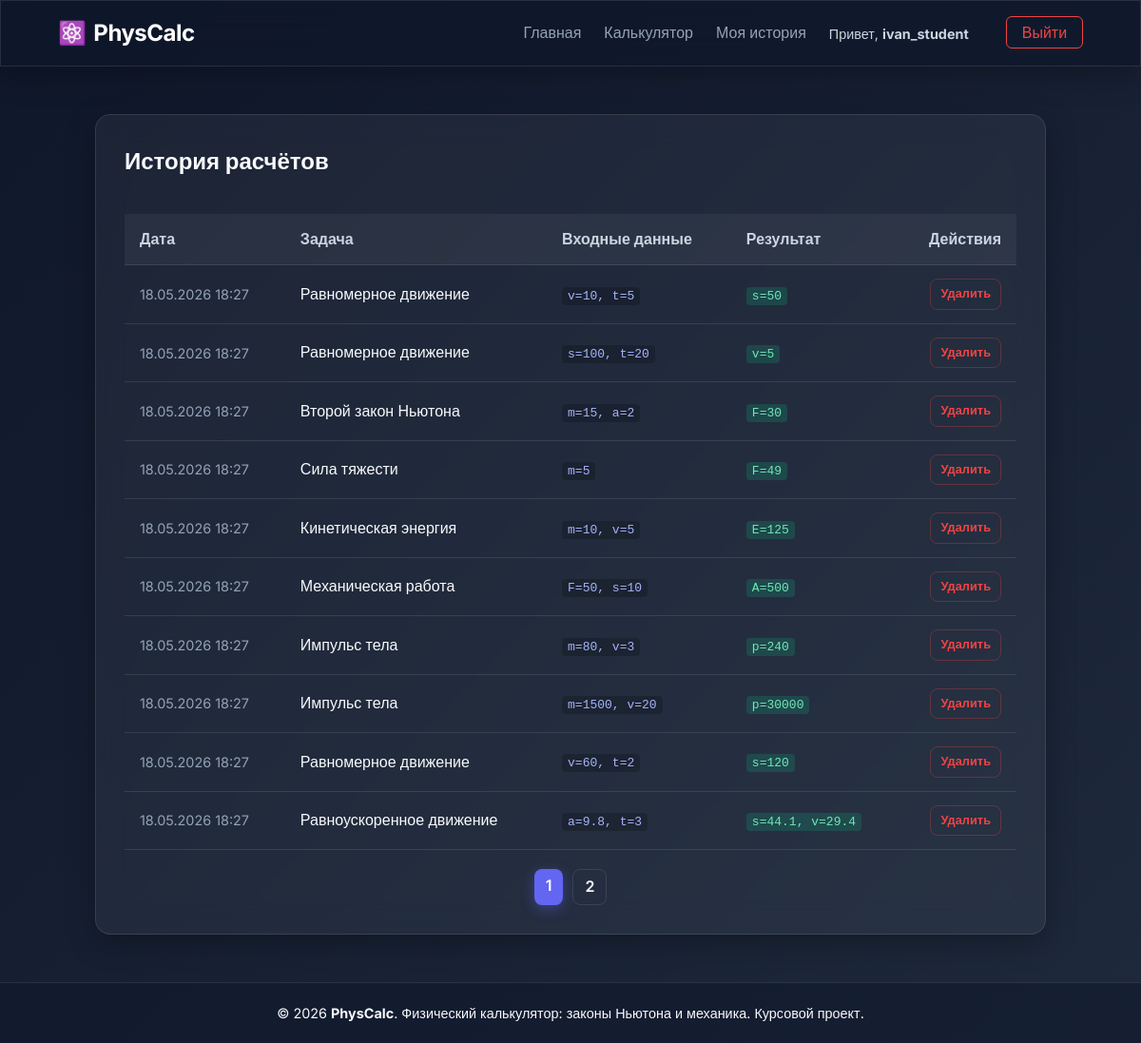
Screenshot of /history.php (signed in) with the database file from the repository.
### tables this page shows
CREATE TABLE IF NOT EXISTS calculations (
    id INT AUTO_INCREMENT PRIMARY KEY,
    user_id INT NOT NULL,
    problem_type_id INT NOT NULL,
    input_data JSON NOT NULL,
    result_data JSON NOT NULL,
    created_at TIMESTAMP DEFAULT CURRENT_TIMESTAMP,
    FOREIGN KEY (user_id) REFERENCES users(id) ON DELETE CASCADE,
    FOREIGN KEY (problem_type_id) REFERENCES problem_types(id) ON DELETE CASCADE
);

CREATE TABLE IF NOT EXISTS problem_types (
    id INT AUTO_INCREMENT PRIMARY KEY,
    category_id INT NOT NULL,
    name VARCHAR(100) NOT NULL,
    description TEXT,
    formula_text TEXT,
    formula_expression TEXT,
    input_fields JSON,
    output_fields JSON,
    sort_order INT DEFAULT 0,
    FOREIGN KEY (category_id) REFERENCES problem_categories(id) ON DELETE CASCADE
);

### history.php (the view, shortened to what this page needs)
<?php
require_once __DIR__ . '/includes/db.php';
$page = isset($_GET['page']) ? max(1, (int)$_GET['page']) : 1;
$limit = 10;
$offset = ($page - 1) * $limit;
$userId = $_SESSION['user_id'];
$countStmt = $pdo->prepare("SELECT COUNT(*) FROM calculations WHERE user_id = ?");
$countStmt->execute([$userId]);
$totalRecords = $countStmt->fetchColumn();
$totalPages = ceil($totalRecords / $limit);
$stmt = $pdo->prepare("
    SELECT c.*, pt.name as problem_name
    FROM calculations c
    JOIN problem_types pt ON c.problem_type_id = pt.id
    WHERE c.user_id = :user_id
    ORDER BY c.created_at DESC
    LIMIT :limit OFFSET :offset
");
$stmt->bindValue(':user_id', $userId, PDO::PARAM_INT);
$stmt->bindValue(':limit', $limit, PDO::PARAM_INT);
$stmt->bindValue(':offset', $offset, PDO::PARAM_INT);
$stmt->execute();
$history = $stmt->fetchAll();
require_once __DIR__ . '/includes/header.php';
?>
<div class="glass-panel" style="padding: 30px; width: 100%; max-width: 1000px; margin: 0 auto;">
    <h2 style="margin-bottom: 20px;">История расчётов</h2>
    <div style="overflow-x: auto;">
        <table class="glass-table">
            <thead>
                <tr>
                    <th>Дата</th>
                    <th>Задача</th>
                    <th>Входные данные</th>
                    <th>Результат</th>
                    <th style="text-align: right;">Действия</th>
                </tr>
            </thead>
            <tbody>
                <?php if (empty($history)): ?>
                    <tr><td colspan="5" style="text-align: center;">История пуста. Сделайте свой первый расчёт!</td></tr>
                <?php else: ?>
                    <?php foreach ($history as $row):
                        $inputs = json_decode($row['input_data'], true) ?? [];
                        $results = json_decode($row['result_data'], true) ?? [];
                        $inStr = [];
                        foreach($inputs as $k => $v) $inStr[] = "{$k}={$v}";
                        $outStr = [];
                        foreach($results as $k => $v) $outStr[] = "{$k}=" . round($v, 4);
                    ?>
                        <tr>
                            <td style="font-size: 0.9rem; color: var(--text-secondary);"><?= date('d.m.Y H:i', strtotime($row['created_at'])) ?></td>
                            <td style="font-weight: 500;"><?= htmlspecialchars($row['problem_name']) ?></td>
                            <td><code style="background: rgba(0,0,0,0.2);"><?= implode(', ', $inStr) ?></code></td>
                            <td><code style="background: rgba(16, 185, 129, 0.2); color: #6ee7b7;"><?= implode(', ', $outStr) ?></code></td>
                            <td style="text-align: right;">
                                <a href="/history.php?delete=<?= $row['id'] ?>" class="btn btn-secondary" style="padding: 5px 10px; font-size: 0.8rem; color: #ef4444; border-color: rgba(239, 68, 68, 0.3);" onclick="return confirm('Удалить этот расчёт?');">Удалить</a>
                            </td>
                        </tr>
                    <?php endforeach; ?>
                <?php endif; ?>
            </tbody>
        </table>
    </div>
    <?php if ($totalPages > 1): ?>
        <div class="pagination" style="display: flex; justify-content: center; gap: 10px; margin-top: 20px;">
            <?php for ($i = 1; $i <= $totalPages; $i++): ?>
                <a href="/history.php?page=<?= $i ?>" class="btn <?= $i === $page ? 'btn-primary' : 'btn-secondary' ?>" style="padding: 5px 12px;"><?= $i ?></a>
            <?php endfor; ?>
        </div>
    <?php endif; ?>
</div>
<?php require_once __DIR__ . '/includes/footer.php'; ?>

### includes/header.php (shortened to what this page needs)
<?php
$isLoggedIn = isset($_SESSION['user_id']);
$username = $isLoggedIn ? htmlspecialchars($_SESSION['username']) : '';
?>
<!DOCTYPE html>
<html lang="ru">
<head>
    <link rel="stylesheet" href="/css/style.css">
</head>
<body>
    <header class="main-header glass-panel">
        <div class="container header-container">
            <h1 class="logo">
                <a href="/">
                    <span class="icon">⚛️</span> PhysCalc
                </a>
            </h1>
            <nav class="main-nav">
                <ul>
                    <li><a href="/">Главная</a></li>
                    <li><a href="/calculator.php">Калькулятор</a></li>
                    <?php if ($isLoggedIn): ?>
                        <li><a href="/history.php">Моя история</a></li>
                    <?php endif; ?>
                    <?php if ($isLoggedIn): ?>
                        <li class="user-greeting">Привет, <strong><?= $username ?></strong></li>
                        <li><a href="/logout.php" class="btn-logout">Выйти</a></li>
                    <?php else: ?>
                        <li><a href="/login.php" class="btn-login">Вход</a></li>
                        <li><a href="/register.php" class="btn-register">Регистрация</a></li>
                    <?php endif; ?>
                </ul>
            </nav>
        </div>
    </header>
    <main class="container content">

### includes/footer.php (shortened to what this page needs)
    </main>
    <footer class="main-footer">
        <div class="container">
            <p>&copy; <?= date('Y'); ?> <strong>PhysCalc</strong>. Физический калькулятор: законы Ньютона и механика. Курсовой проект.</p>
        </div>
    </footer>
</body>
</html>

### css/style.css (style rules this page uses)
:root { --primary-color: #6366f1; --primary-hover: #4f46e5; --secondary-color: #475569; --bg-gradient-start: #0f172a; --bg-gradient-end: #1e293b; --glass-bg: rgba(255, 255, 255, 0.05); --glass-border: rgba(255, 255, 255, 0.1); --glass-shadow: 0 8px 32px 0 rgba(0, 0, 0, 0.3); --text-primary: #f8fafc; --text-secondary: #94a3b8; }
* { margin: 0; padding: 0; box-sizing: border-box; }
body { font-family: 'Inter', sans-serif; background: linear-gradient(135deg, var(--bg-gradient-start) 0%, var(--bg-gradient-end) 100%); background-attachment: fixed; color: var(--text-primary); display: flex; flex-direction: column; min-height: 100vh; line-height: 1.6; }
.container { width: 90%; max-width: 1200px; margin: 0 auto; }
.glass-panel { background: var(--glass-bg); backdrop-filter: blur(16px); -webkit-backdrop-filter: blur(16px); border: 1px solid var(--glass-border); border-radius: 16px; box-shadow: var(--glass-shadow); }
.btn { display: inline-block; padding: 10px 24px; border-radius: 8px; font-weight: 600; text-decoration: none; transition: all 0.3s ease; cursor: pointer; border: none; text-align: center; }
.btn-primary { background-color: var(--primary-color); color: white; box-shadow: 0 4px 14px 0 rgba(99, 102, 241, 0.39); }
.btn-secondary { background-color: transparent; color: var(--text-primary); border: 1px solid var(--glass-border); }
.main-header { background: rgba(15, 23, 42, 0.7); border-bottom: 1px solid var(--glass-border); border-radius: 0; padding: 15px 0; position: sticky; top: 0; z-index: 100; }
.header-container { display: flex; justify-content: space-between; align-items: center; }
.logo { font-size: 1.5rem; font-weight: 700; letter-spacing: -0.5px; }
.logo a { color: #fff; text-decoration: none; display: flex; align-items: center; gap: 8px; }
.main-nav ul { list-style: none; display: flex; gap: 24px; align-items: center; }
.main-nav a { color: var(--text-secondary); text-decoration: none; font-weight: 500; transition: color 0.2s; }
.user-greeting { color: #cbd5e1; font-size: 0.9rem; margin-right: 10px; }
.btn-register, .btn-logout { background: var(--primary-color); padding: 6px 16px; border-radius: 6px; color: #fff !important; margin-left: 5px; }
.btn-logout { background: transparent; border: 1px solid #ef4444; color: #ef4444 !important; }
.content { flex: 1; padding: 50px 0; display: flex; flex-direction: column; align-items: center; justify-content: center; }
.main-footer { padding: 20px 0; text-align: center; font-size: 0.9rem; border-top: 1px solid var(--glass-border); background: rgba(15, 23, 42, 0.5); }
.glass-table { width: 100%; border-collapse: collapse; margin-top: 15px; color: var(--text-primary); }
.glass-table th, .glass-table td { padding: 14px 16px; border-bottom: 1px solid var(--glass-border); text-align: left; }
.glass-table th { font-weight: 600; color: #cbd5e1; background: rgba(255, 255, 255, 0.05); }
.glass-table code { background: rgba(0, 0, 0, 0.3); padding: 2px 6px; border-radius: 4px; font-family: monospace; color: #a5b4fc; }

### rows the page displays
calculations: created_at "18.05.2026 18:27", problem_type.name "Равномерное движение", inStr "v=10, t=5", outStr "s=50"
calculations: created_at "18.05.2026 18:27", problem_type.name "Равномерное движение", inStr "s=100, t=20", outStr "v=5"
calculations: created_at "18.05.2026 18:27", problem_type.name "Второй закон Ньютона", inStr "m=15, a=2", outStr "F=30"
calculations: created_at "18.05.2026 18:27", problem_type.name "Сила тяжести", inStr "m=5", outStr "F=49"
calculations: created_at "18.05.2026 18:27", problem_type.name "Кинетическая энергия", inStr "m=10, v=5", outStr "E=125"
calculations: created_at "18.05.2026 18:27", problem_type.name "Механическая работа", inStr "F=50, s=10", outStr "A=500"
calculations: created_at "18.05.2026 18:27", problem_type.name "Импульс тела", inStr "m=80, v=3", outStr "p=240"
calculations: created_at "18.05.2026 18:27", problem_type.name "Импульс тела", inStr "m=1500, v=20", outStr "p=30000"
calculations: created_at "18.05.2026 18:27", problem_type.name "Равномерное движение", inStr "v=60, t=2", outStr "s=120"
calculations: created_at "18.05.2026 18:27", problem_type.name "Равноускоренное движение", inStr "a=9.8, t=3", outStr "s=44.1, v=29.4"

### other values shown
$username "ivan_student"
